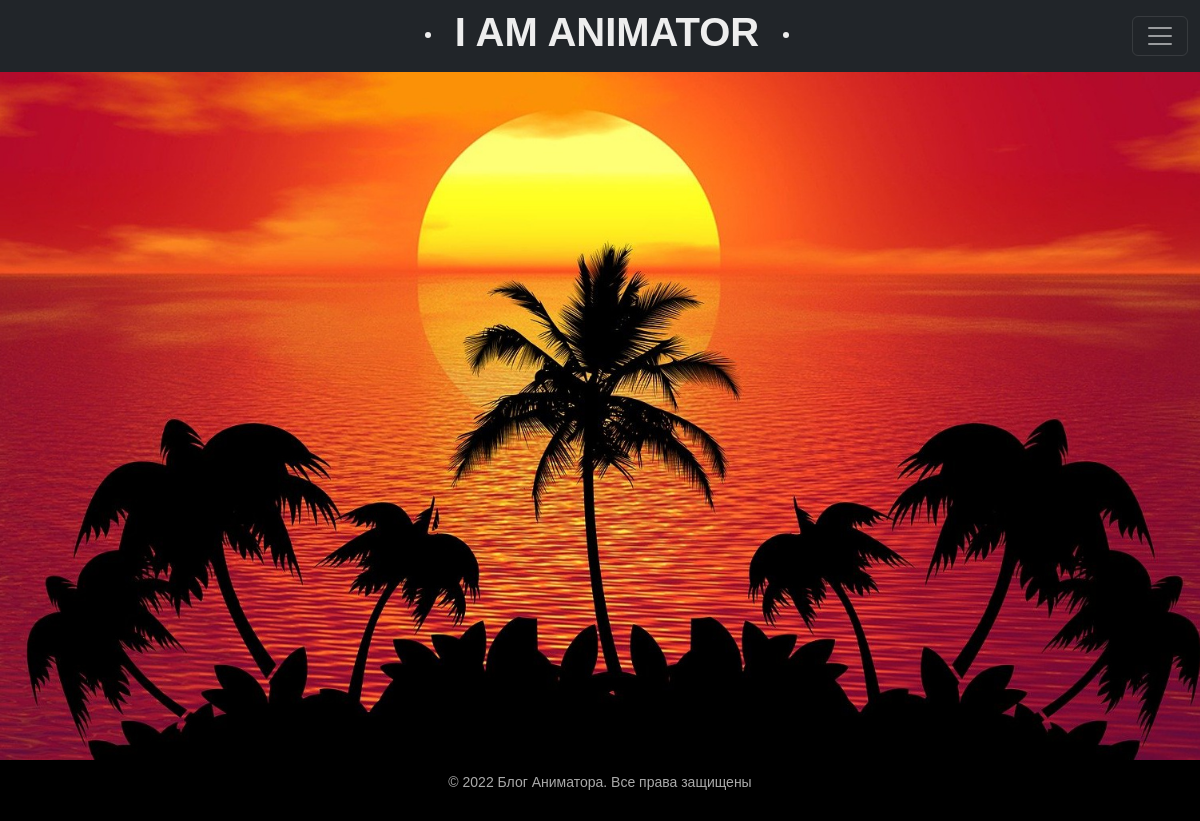
Before: /sponsorship/ with the older database file.
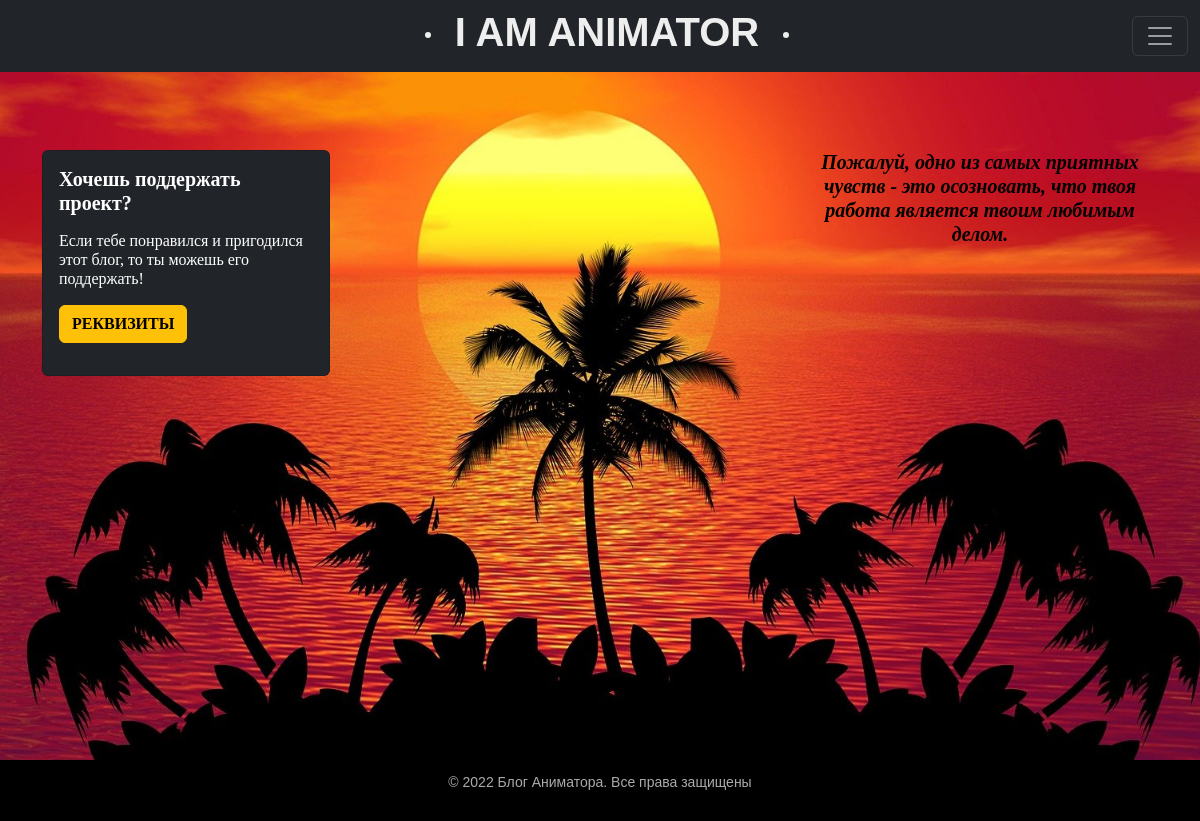
After: the same page with the newer database file.
### blog/models.py (models this page shows)
class Sponsorship(models.Model):
    title = models.CharField(max_length=50)
    content = models.TextField(max_length=255)
    card_1 = models.CharField(max_length=16)
    card_2 = models.CharField(max_length=16)
    card_3 = models.CharField(max_length=16)
    class Meta:
        verbose_name = 'Спонсорство'
        verbose_name_plural = 'Спонсорство'

### blog/views.py (the view)
# urls.py: path('sponsorship/',Sponsor.as_view(),name='sponsorship'),
class Sponsor(MutualContext, ListView):
    model = Sponsorship
    template_name = 'blog/sponsorship.html'
    context_object_name = 'sponsor'
    def get_context_data(self, *, object_list=None, **kwargs):
        context_dict = super().get_context_data(**kwargs)
        mutual_context_dict = self.get_user_context(title='Спонсорство')
        return dict(list(context_dict.items()) + list(mutual_context_dict.items()))

### blog/utils.py (called while the page is built)
    def get_user_context(self, **kwargs):
        context = kwargs
        return context

### blog/templates/blog/sponsorship.html (shortened to what this page needs)
{% extends 'blog/base.html' %}
{% block content %}
<div class="sponsorship_style">
    <br>
    <br>
    <br>
    <div class="container">
        <div class="row">
            {% for info in sponsor %}
            <div class="col-xl-4 col-md-4 col-sm-4" align="left">
                <div class="card text-bg-dark mb-3" style="max-width: 18rem;">
                    <div class="card-body">
                        <h5 class="card-title"><b>{{info.title}}</b></h5>
                        <p class="card-text"><h6>{{info.content}}</h6></p>
                        <p>
                            <a class="btn btn-warning" data-bs-toggle="collapse" href="#collapseExample" role="button"
                               aria-expanded="false" aria-controls="collapseExample">
                                <b>РЕКВИЗИТЫ</b>
                            </a>
                        </p>
                    </div>
                </div>
            </div>
            <div class="col-xl-4 col-md-4 col-sm-4">
            </div>
            <div class="col-xl-4 col-md-4 col-sm-4" align="center">
                <h5><i><b>Пожалуй, одно из самых приятных чувств - это осозновать, что твоя работа является твоим любимым делом.</b></i></h5>
            </div>
        </div>
    </div>
</div>
{% endfor %}
{% endblock %}

Changed rows visible on the page:
added Sponsorship: title "Хочешь поддержать проект?", content "Если тебе понравился и пригодился этот блог, то ты можешь его поддержать!"
